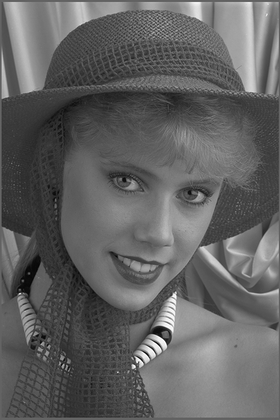
%> input picture lab9/img03y.tif, 280 x 420 px, shrunk from 512 x 768 before the run
$ octave ac.m   (GNU Octave 9; MATLAB toolbox functions it lacks are replaced by stand-ins)
%> lines starting %> are read from the running program, lines starting %| are printed output that depends on the picture
### lab9/Qtables.m
% Following script sets up 2 local variables.
% Quant[8][8] = typical luminance quant matrix for JPEG
% Zig[64]  = zigzag scan index for 8x8 block for JPEG

Quant = [ 16, 11, 10, 16, 24, 40, 51, 61;
          12, 12, 14, 19, 26, 58, 60, 55;
          14, 13, 16, 24, 40, 57, 69, 56;
          14, 17, 22, 29, 51, 87, 80, 62;
          18, 22, 37, 56, 68,109,103, 77;
          24, 35, 55, 64, 81,104,113, 92;
          49, 64, 78, 87,103,121,120,101;
          72, 92, 95, 98,112,100,103, 99;] ;

% Zig array shows indices required for zigzag indexing
% of an [8,8] Matlab matrix. So it starts with number 1
% rather then the number 0 as in the JPEG specification

order =    [ 1, 2, 6, 7,15,16,28,29;
             3, 5, 8,14,17,27,30,43;
             4, 9,13,18,26,31,42,44;
            10,12,19,25,32,41,45,54;
            11,20,24,33,40,46,53,55;
            21,23,34,39,47,52,56,61;
            22,35,38,48,51,57,60,62;
            36,37,49,50,58,59,63,64;];
% To read an [8,8] matrix as above order considering
% Matlab's column first indexing property,
% above order is permuted as follows.
% For example, let x be [8,8] matrix.
% x(Zig) will return a 1x64 row vector
%
Zig = [ 1  9  2  3 10 17 25 18 ...
       11  4  5 12 19 26 33 41 ...
       34 27 20 13  6  7 14 21 ...
       28 35 42 49 57 50 43 36 ...
       29 22 15  8 16 23 30 37 ...
       44 51 58 59 52 45 38 31 ...
       24 32 39 46 53 60 61 54 ...
       47 40 48 55 62 63 56 64] ;

### lab9/ac.m
clc
clear all
gamma = 1;
run('Qtables.m');

img = imread('img03y.tif');
%> img is the input picture: size 420x280 uint8; min 4, max 255, mean 97.7

% % write
img = double(img)-128;
%> img: size 420x280 double
fn = @(x) round(dct2(x.data,[8,8])./(Quant*gamma));
dct_blk = blockproc(img,[8,8],fn);
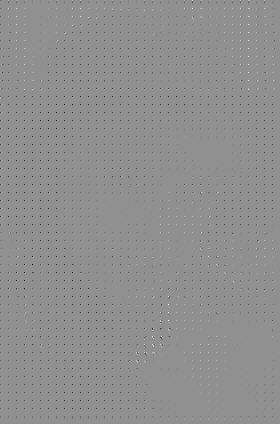
%> dct_blk: size 424x280 double; min -56, max 43, mean -0.2; drawn with min black and max white
[m,n] = size(dct_blk);
%> m = 424; n = 280

acimg = zeros((m/8)*(n/8),63);
k=1;
for i=1:m/8
    for j=1:n/8
       block=dct_blk((i-1)*8+1:i*8,(j-1)*8+1:j*8);
       temp = block(Zig);
       acimg(k,:) = temp(2:64);
       k=k+1;
    end
end
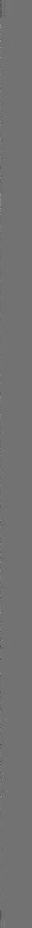
%> acimg: size 1855x63 double (shown at 1/2 size); min -30, max 37, mean 0; drawn with min black and max white
%> after the loop, k = 1856
acimg = abs(acimg);
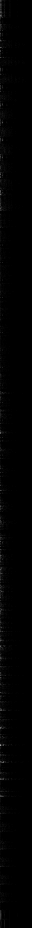
%> acimg: size 1855x63 double (shown at 1/2 size); min 0, max 37, mean 0.3; drawn with min black and max white
acimg = sum(acimg)/((m/8)*(n/8));
%> acimg = 63 values, max 3.13 at index 1, min 0 at index 36, mean 0.255
% acimg = reshape(acimg', [1,(m/8)*(n/8)*63]);

plot([2:64],acimg)
title('Mean Absolute Value of AC Coefficient in Zig-Zag Order');
xlabel('Zig-Zag Order');
ylabel('Mean Absolute Value of AC Coefficient');
grid on;
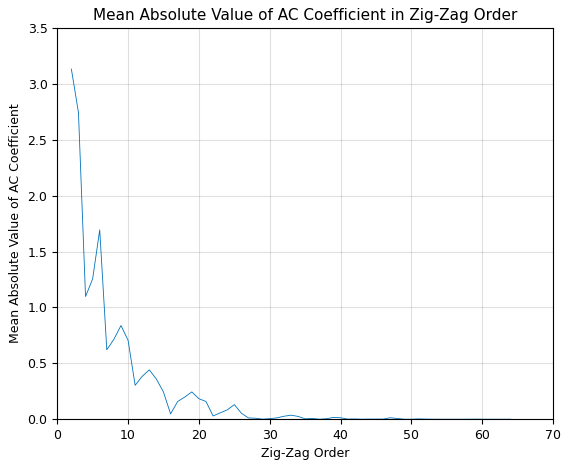
%> figure redrawn from the program's plot data; curve peaks at x = 2, y = 3.13

$ run again, with lab9/Diff.tif copied over lab9/img03y.tif
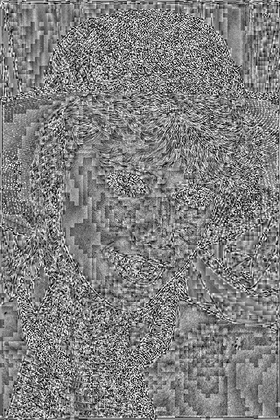
%> input picture lab9/Diff.tif, 280 x 420 px, shrunk from 512 x 768 before the run
%> img is the input picture: size 420x280 uint8; min 0, max 255, mean 127.7
%> img: size 420x280 double
%> after the loop `for i=1:m/8`:
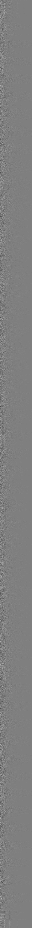
%> acimg: size 1855x63 double (shown at 1/2 size); min -23, max 23, mean 0; drawn with min black and max white
%> after the loop `for i=1:m/8`: k = 1856
%> `acimg = sum(acimg)/((m/8)*(n/8));`: acimg = 63 values, max 5.12 at index 1, min 0.0221 at index 63, mean 1.07
%> `grid on;`:
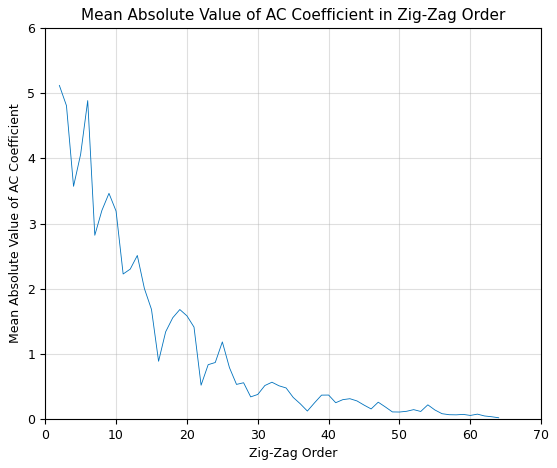
%> figure redrawn from the program's plot data; curve peaks at x = 2, y = 5.12
